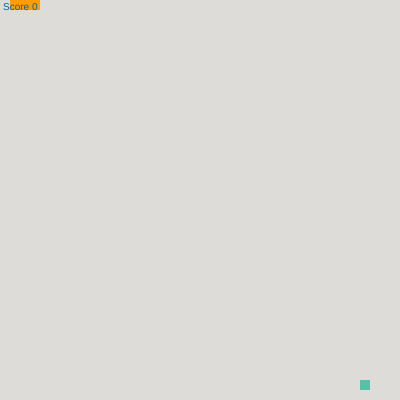
Frame 1 (no input)
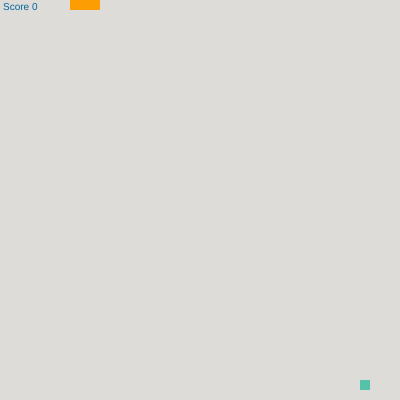
Frame 60 (no input)
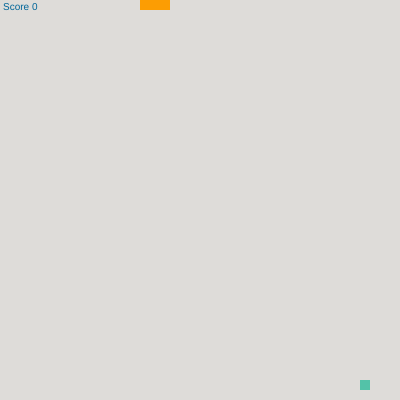
Frame 120 (the mouse pressed at the canvas centre since frame 60)

The p5.js sketch that drew these frames (run headless with seeded random() and noise() and a simulated clock; from frame 60 on, the mouse is pressed at the canvas centre):

// p5.js sketch
// ── sketch.js
const blockSize = 10
const boardSize = 40
const pos = [{x: 0, y: 0}, {x: 1, y: 0}, {x: 2, y: 0}]
const dir = {x: 1, y: 0}

let clock = 0
let spd = 1
let gameOver = false
let food = newPosition()
let blocksToAdd = 0
let score = 0

function random_(n) {
  return Math.floor(Math.random() * n);
}
    
function newPosition() {
  return {x: random_(boardSize), y: random_(boardSize)}
}

function setup() {
  createCanvas(boardSize * blockSize, boardSize * blockSize);
}

function draw() {
  if (!gameOver && clock % max(1, (10 - spd)) == 0) {
    if (blocksToAdd === 0) {
      for (let i = 1; i < pos.length; i++) {
        pos[i - 1] = {...pos[i]}
      }
    }
    
    if (blocksToAdd > 0) {
      pos.push({...pos[pos.length - 1]})
      blocksToAdd -= 1
    }
    
    const head = pos[pos.length - 1]
    head.x += dir.x
    head.y += dir.y
    
    if (
      head.x < 0 || head.y < 0 || 
      head.x >= boardSize || head.y >= boardSize) {
      gameOver = true
      return
    }
      
    const nBlocks = {}
    for (let i = 0; i < pos.length; i++) {
      const k = `${pos[i].x},${pos[i].y}`
      if (!nBlocks[k]) {
        nBlocks[k] = 0
      }
      nBlocks[k] += 1
    }
      
    if (Object.keys(nBlocks).length !== pos.length) {
      gameOver = true
    }
    
    if (head.x === food.x && head.y === food.y) {
      food = newPosition()
      blocksToAdd += 1
      score += 1
      spd += (score % 5 === 0 ? 1 : 0)
    }
    
    
    clear()
    background(222, 220, 217)    
    noStroke()
    
    fill(252, 157, 3)
    for (let i = 0; i < pos.length; i++) {
      rect(
        pos[i].x * blockSize, 
        pos[i].y * blockSize, 
        blockSize, 
        blockSize
      );
    }
      
    fill(83, 194, 168)
    rect(
      food.x * blockSize, 
      food.y * blockSize, 
      blockSize, 
      blockSize
    );
      
    textSize(10)
    fill(0, 102, 153);
    text(
      `Score ${score}`, 
      3, 
      10
    )
  }
    
  if (gameOver) {
    textSize(32)
    fill(0, 102, 153);
    text(
      'Game over', 
      ((boardSize * blockSize) / 2) - 75, 
      ((boardSize * blockSize) / 2) - 8
    )
  }
  
  clock += 1
}

function keyPressed() {
  if (keyCode === 40) {
    dir.x = 0
    dir.y = 1
  }
  if (keyCode === 37) {
    dir.x = -1
    dir.y = 0
  }
  if (keyCode === 39) {
    dir.x = 1
    dir.y = 0
  }
  if (keyCode === 38) {
    dir.x = 0
    dir.y = -1
  }
}
